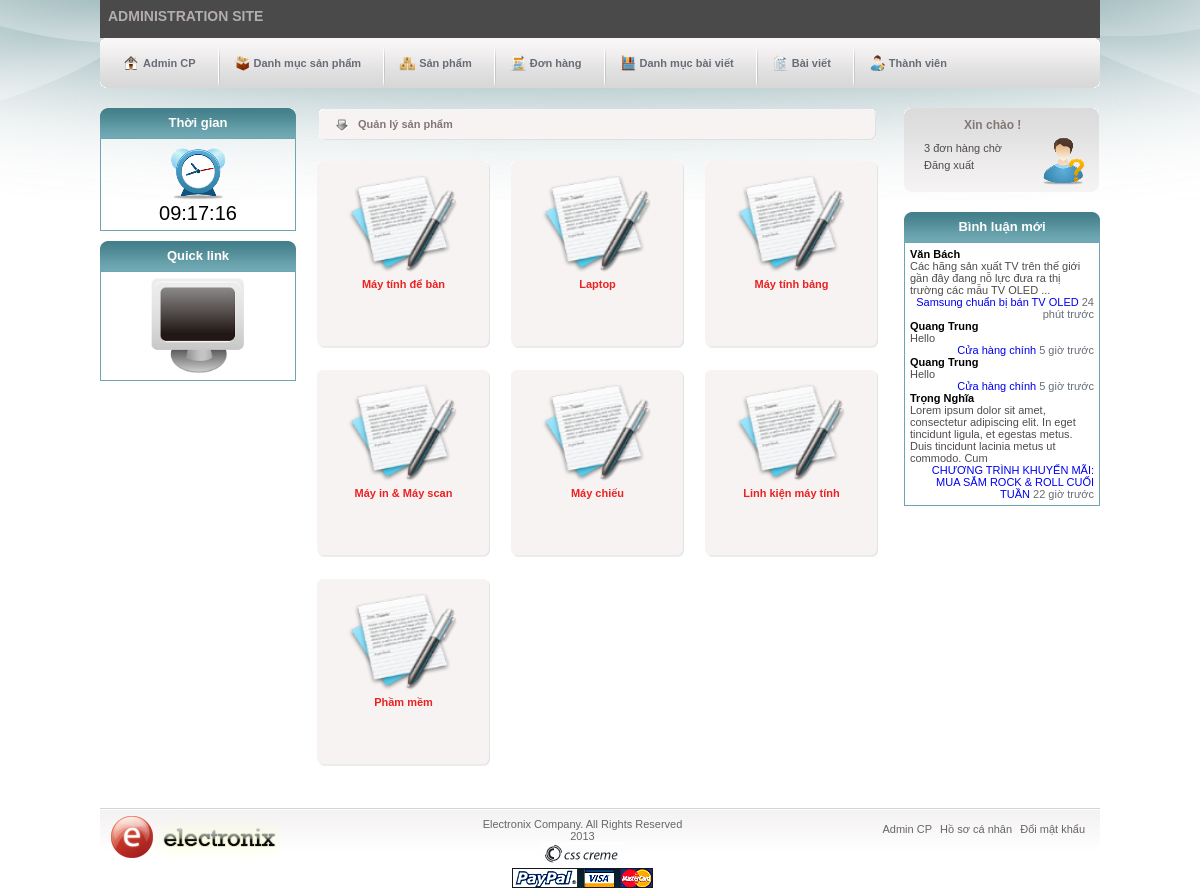
/admin/products.php (signed in), run on the app's committed database.
### tables this page shows
CREATE TABLE IF NOT EXISTS `p_categories` (
  `cat_id` int(11) NOT NULL AUTO_INCREMENT,
  `user_id` int(11) NOT NULL,
  `cat_name` varchar(100) NOT NULL,
  `position` tinyint(4) NOT NULL,
  `image` varchar(100) NOT NULL,
  PRIMARY KEY (`cat_id`)
);

### admin/products.php (the view, shortened to what this page needs)
<?php
	include('inc/header.php');
	require_once('../inc/mysqli_connect.php');
	include('inc/first-sidebar.php');
?>
	<div id="main-content">
		<div class="title-content">
			<p>Quản lý sản phẩm</p>
		</div>
		<?php
    		$q = "SELECT cat_id, cat_name, position ";
    		$q .= " FROM p_categories ";
    		$q .= " ORDER BY position ASC";
    		$r = mysqli_query($dbc, $q);
    		while ($cats = mysqli_fetch_array($r, MYSQLI_ASSOC)) :
		?>
		<div class="product-box">
			<img src="../images/product_box_top.gif" alt="" class="top-prod-box" />
			<div class="cen-prod-box">
				<a href="<?php echo BASE_URL.'admin/view-products.php?pcid='.$cats['cat_id']?>"><img src="../images/news.png" alt=""></a>
				<h4><a href="<?php echo BASE_URL.'admin/view-products.php?pcid='.$cats['cat_id']?>"><?php echo $cats['cat_name']; ?></a></h4>
			</div>
			<img src="../images/product_box_bottom.gif" alt="" class="bot-prod-box" />
		</div>
		<?php endwhile; ?>
	</div>
<?php
	include('inc/second-sidebar.php');
	include('inc/footer.php');
?>

### css/style.css (style rules this page uses)
* { margin: 0; padding: 0; }
html, body, div, span, applet, object, iframe, h1, h2, h3, h4, h5, h6, p, blockquote, pre, a, abbr, acronym, address, big, cite, code, del, dfn, em, font, img, ins, kbd, q, s, samp, small, strike, strong, sub, sup, tt, var, dl, dt, dd, ol, ul, li, fieldset, form, label, legend, table, caption, tbody, tfoot, thead, tr, th, td { margin: 0; padding: 0; border: 0; outline: 0; font-weight: inherit; font-style: inherit; font-size: 100%; font-family: inherit; vertical-align: baseline; }
body { background: url(../images/background.jpg) center top no-repeat; font-family: arial, helvetica, sans-serif; font-size: 11px; }
a img { border: 0; }
a { text-decoration: none; }
.box h4 a, .product-box h4 a { display: block; color: #ea2222; padding: 5px 0; font-weight: bold; }
#main-content { width: 585px; float: left; padding: 10px 10px 10px 10px; overflow: hidden; }
.title-content { width: 520px; height: 33px; float: left; background: url(../images/bar_bg.gif) no-repeat center; padding-left: 40px; line-height: 33px; margin: 0 0 10px 12px; font-weight: bold; color: #847676; }
.product-box { width: 173px; height: auto; float: left; padding: 10px 10px 10px 11px; text-align: center; overflow: hidden; }
.top-prod-box, .bot-prod-box, .top-prod-box-big, .bot-prod-box-big { width: 100%; height: 12px; float: left; }
.cen-prod-box { width: 100%; height: 165px; float: left; background: url(../images/product_box_center.gif) repeat-y; }
.cen-prod-box h4 { height: 40px; }
.cen-prod-box img { display: block; width: 110px; height: 100px; padding-left: 30px; }

### data on the page
p_categories: cat_name "Máy tính để bàn"
p_categories: cat_name "Laptop"
p_categories: cat_name "Máy tính bảng"
p_categories: cat_name "Máy in & Máy scan"
p_categories: cat_name "Máy chiếu"
p_categories: cat_name "Linh kiện máy tính"
p_categories: cat_name "Phầm mềm"

### other printed values
$msg "3 đơn hàng chờ"
$coms['author'] "Văn Bách"
$comment "Các hãng sản xuất TV trên thế giới gần đây đang nỗ lực đưa ra thị trường các mẫu TV OLED ..."
$coms['page_name'] "Samsung chuẩn bị bán TV OLED"
show_time($coms['comment_date']) "24 phút trước"
$coms['author'] "Quang Trung"
$comment "Hello"
$coms['page_name'] "Cửa hàng chính"
show_time($coms['comment_date']) "5 giờ trước"
$coms['author'] "Trọng Nghĩa"
$comment "Lorem ipsum dolor sit amet, consectetur adipiscing elit. In eget tincidunt ligula, et egestas metus. Duis tincidunt lacinia metus ut commodo. Cum"
$coms['page_name'] "CHƯƠNG TRÌNH KHUYẾN MÃI: MUA SẮM ROCK & ROLL CUỐI TUẦN"
show_time($coms['comment_date']) "22 giờ trước"
